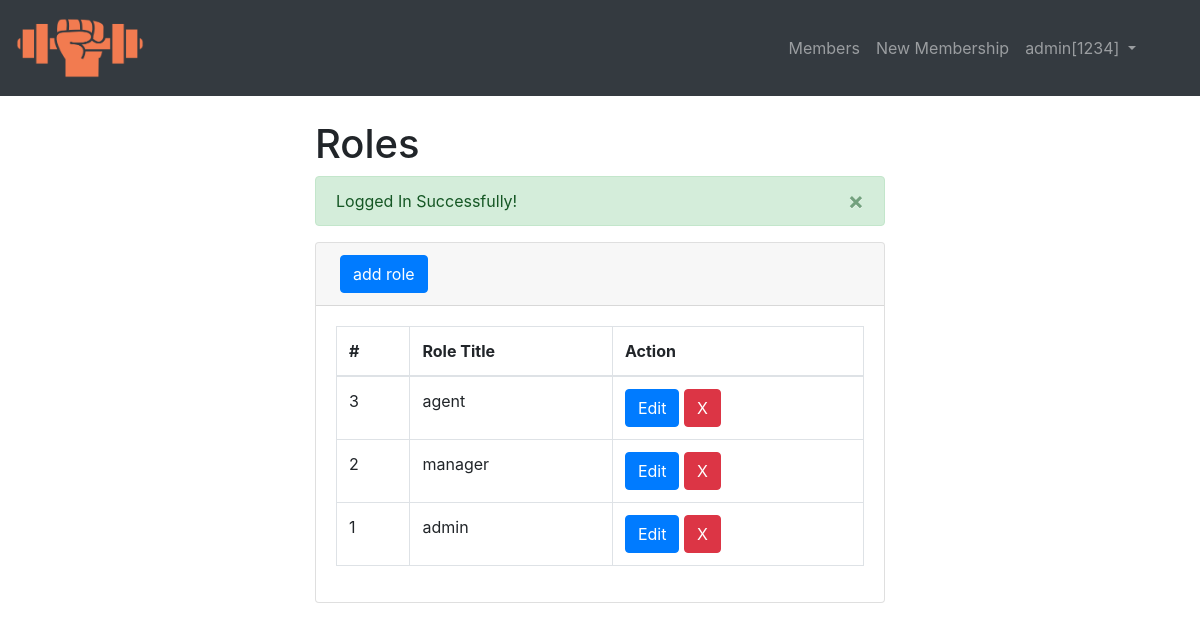
/roles/index.php (signed in), run on the app's committed database.
### tables this page shows
CREATE TABLE `roles` (
  `id` tinyint(4) NOT NULL,
  `role` char(20) NOT NULL
);

### roles/index.php (the view, shortened to what this page needs)
<?php
 require("../inc/init.php");
 require_once("../inc/nav.php");
 $sql = "select * from roles order by id desc";
 $op  = mysqli_query($conn,$sql);
?>
            <div id="layoutSidenav_content">
                <main>
                    <div class="container-fluid col-md-6">
                        <h1 class="mt-4">Roles</h1>
                        <?php if(isset($_SESSION['message'])){displayMessage();}?>
                        <div class="card mb-4">
                            <div class="card-header">
                            <a href='role_create.php' class='btn btn-primary m-r-1em'>add role</a>
                            </div>
                            <div class="card-body">
                                <div class="table-responsive">
                                    <table class="table table-bordered" id="dataTable" width="100%" cellspacing="0">
                                        <thead>
                                            <tr>
                                                <th>#</th>
                                                <th>Role Title</th>
                                                <th>Action</th>
                                            </tr>
                                        </thead>
                                        <tbody>
                             <?php while($data = mysqli_fetch_assoc($op)){ ?>
                                            <tr>
                                                <td><?php echo $data['id'];?></td>
                                                <td><?php echo $data['role']?></td>
                                                <td>
                                                    <a href='role_edit.php?id=<?php echo base64_encode($data['id']);?>' class='btn btn-primary m-r-1em'>Edit</a>
                                                    <a href='role_delete.php?id=<?php echo base64_encode($data['id']);?>' class='btn btn-danger m-r-1em'>X</a>
                                               </td>
                                            </tr>
                            <?php } ?>
                                        </tbody>
                                    </table>
                                </div>
                            </div>
                        </div>
                    </div>
                </main>
<?php
require_once('../inc/footer.php');

### data on the page
roles: id "3", role "agent"
roles: id "2", role "manager"
roles: id "1", role "admin"

### other printed values
$_SESSION['full_name'] "admin"
$_SESSION['agent_code'] "1234"
$_SESSION['message'] "Logged In Successfully! ×"
